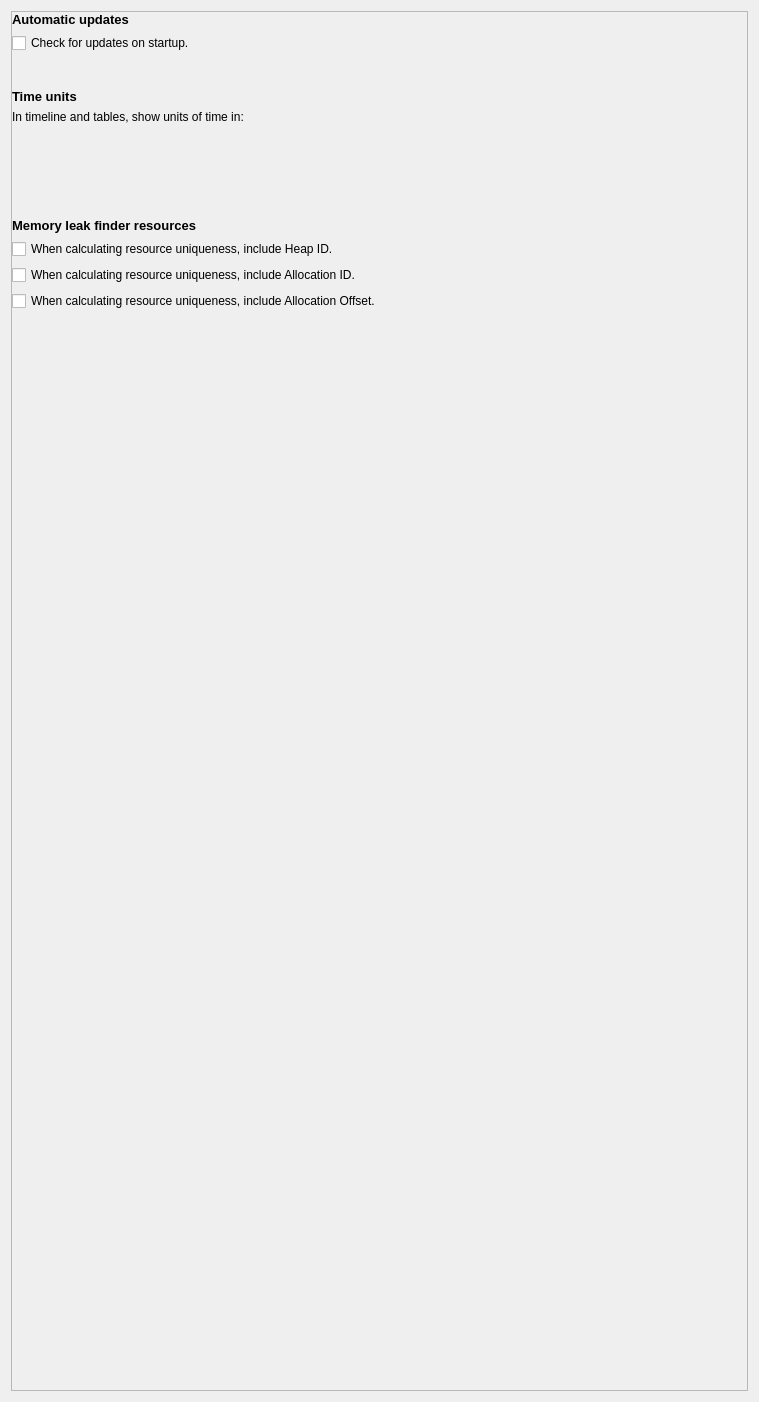
<?xml version="1.0" encoding="UTF-8"?>
<ui version="4.0">
 <class>SettingsPane</class>
 <widget class="QWidget" name="settings_pane_">
  <property name="geometry">
   <rect>
    <x>0</x>
    <y>0</y>
    <width>759</width>
    <height>1402</height>
   </rect>
  </property>
  <layout class="QVBoxLayout" name="root_widget_layout_">
   <item>
    <widget class="QScrollArea" name="main_scroll_area_">
     <property name="widgetResizable">
      <bool>true</bool>
     </property>
     <widget class="QWidget" name="main_content_">
      <property name="geometry">
       <rect>
        <x>0</x>
        <y>0</y>
        <width>735</width>
        <height>1045</height>
       </rect>
      </property>
      <property name="sizePolicy">
       <sizepolicy hsizetype="Preferred" vsizetype="Fixed">
        <horstretch>0</horstretch>
        <verstretch>0</verstretch>
       </sizepolicy>
      </property>
      <layout class="QVBoxLayout" name="vertical_layout_" stretch="0,0,0,0,0,0,0,0,0,0,0,0,0">
       <property name="leftMargin">
        <number>0</number>
       </property>
       <property name="topMargin">
        <number>0</number>
       </property>
       <property name="rightMargin">
        <number>0</number>
       </property>
       <property name="bottomMargin">
        <number>0</number>
       </property>
       <item>
        <widget class="ScaledLabel" name="check_for_updates_on_startup_title_">
         <property name="sizePolicy">
          <sizepolicy hsizetype="Minimum" vsizetype="Fixed">
           <horstretch>0</horstretch>
           <verstretch>0</verstretch>
          </sizepolicy>
         </property>
         <property name="font">
          <font>
           <pointsize>10</pointsize>
           <weight>75</weight>
           <bold>true</bold>
          </font>
         </property>
         <property name="text">
          <string>Automatic updates</string>
         </property>
        </widget>
       </item>
       <item>
        <widget class="QWidget" name="automatic_updates_wrapper_" native="true">
         <layout class="QHBoxLayout" name="horizontal_layout_3_">
          <property name="leftMargin">
           <number>0</number>
          </property>
          <property name="topMargin">
           <number>0</number>
          </property>
          <property name="rightMargin">
           <number>0</number>
          </property>
          <property name="bottomMargin">
           <number>0</number>
          </property>
          <item>
           <widget class="RMVColoredCheckbox" name="check_for_updates_on_startup_checkbox_">
            <property name="sizePolicy">
             <sizepolicy hsizetype="Fixed" vsizetype="Fixed">
              <horstretch>0</horstretch>
              <verstretch>0</verstretch>
             </sizepolicy>
            </property>
            <property name="text">
             <string>Check for updates on startup.</string>
            </property>
           </widget>
          </item>
          <item>
           <spacer name="horizontal_spacer_2_">
            <property name="orientation">
             <enum>Qt::Horizontal</enum>
            </property>
            <property name="sizeHint" stdset="0">
             <size>
              <width>40</width>
              <height>20</height>
             </size>
            </property>
           </spacer>
          </item>
         </layout>
        </widget>
       </item>
       <item>
        <spacer name="vertical_spacer_5_">
         <property name="orientation">
          <enum>Qt::Vertical</enum>
         </property>
         <property name="sizeType">
          <enum>QSizePolicy::Fixed</enum>
         </property>
         <property name="sizeHint" stdset="0">
          <size>
           <width>20</width>
           <height>30</height>
          </size>
         </property>
        </spacer>
       </item>
       <item>
        <widget class="ScaledLabel" name="unit_label_">
         <property name="sizePolicy">
          <sizepolicy hsizetype="Minimum" vsizetype="Fixed">
           <horstretch>0</horstretch>
           <verstretch>0</verstretch>
          </sizepolicy>
         </property>
         <property name="font">
          <font>
           <pointsize>10</pointsize>
           <weight>75</weight>
           <bold>true</bold>
          </font>
         </property>
         <property name="text">
          <string>Time units</string>
         </property>
         <property name="scaledContents">
          <bool>false</bool>
         </property>
         <property name="indent">
          <number>0</number>
         </property>
        </widget>
       </item>
       <item>
        <widget class="ScaledLabel" name="unit_description_label_">
         <property name="sizePolicy">
          <sizepolicy hsizetype="Minimum" vsizetype="Fixed">
           <horstretch>0</horstretch>
           <verstretch>0</verstretch>
          </sizepolicy>
         </property>
         <property name="text">
          <string>In timeline and tables, show units of time in:</string>
         </property>
         <property name="indent">
          <number>0</number>
         </property>
        </widget>
       </item>
       <item>
        <spacer name="vertical_spacer_6_">
         <property name="orientation">
          <enum>Qt::Vertical</enum>
         </property>
         <property name="sizeType">
          <enum>QSizePolicy::Fixed</enum>
         </property>
         <property name="sizeHint" stdset="0">
          <size>
           <width>20</width>
           <height>2</height>
          </size>
         </property>
        </spacer>
       </item>
       <item>
        <layout class="QHBoxLayout" name="horizontal_layout_1_">
         <property name="spacing">
          <number>0</number>
         </property>
         <property name="leftMargin">
          <number>0</number>
         </property>
         <property name="topMargin">
          <number>0</number>
         </property>
         <property name="rightMargin">
          <number>0</number>
         </property>
         <property name="bottomMargin">
          <number>0</number>
         </property>
         <item>
          <widget class="ArrowIconComboBox" name="units_combo_push_button_" native="true">
           <property name="sizePolicy">
            <sizepolicy hsizetype="Fixed" vsizetype="Fixed">
             <horstretch>0</horstretch>
             <verstretch>0</verstretch>
            </sizepolicy>
           </property>
           <property name="text" stdset="0">
            <string>Clocks</string>
           </property>
          </widget>
         </item>
         <item>
          <spacer name="horizontal_spacer_3_">
           <property name="orientation">
            <enum>Qt::Horizontal</enum>
           </property>
           <property name="sizeHint" stdset="0">
            <size>
             <width>40</width>
             <height>20</height>
            </size>
           </property>
          </spacer>
         </item>
        </layout>
       </item>
       <item>
        <spacer name="vertical_spacer_2_">
         <property name="orientation">
          <enum>Qt::Vertical</enum>
         </property>
         <property name="sizeType">
          <enum>QSizePolicy::Fixed</enum>
         </property>
         <property name="sizeHint" stdset="0">
          <size>
           <width>20</width>
           <height>30</height>
          </size>
         </property>
        </spacer>
       </item>
       <item>
        <spacer name="vertical_spacer_3_">
         <property name="orientation">
          <enum>Qt::Vertical</enum>
         </property>
         <property name="sizeType">
          <enum>QSizePolicy::Fixed</enum>
         </property>
         <property name="sizeHint" stdset="0">
          <size>
           <width>20</width>
           <height>30</height>
          </size>
         </property>
        </spacer>
       </item>
       <item>
        <widget class="ScaledLabel" name="memory_leak_title_">
         <property name="sizePolicy">
          <sizepolicy hsizetype="Minimum" vsizetype="Fixed">
           <horstretch>0</horstretch>
           <verstretch>0</verstretch>
          </sizepolicy>
         </property>
         <property name="font">
          <font>
           <pointsize>10</pointsize>
           <weight>75</weight>
           <bold>true</bold>
          </font>
         </property>
         <property name="text">
          <string>Memory leak finder resources</string>
         </property>
        </widget>
       </item>
       <item>
        <widget class="QWidget" name="heap_uniqueness_wrapper_" native="true">
         <layout class="QHBoxLayout" name="horizontal_layout_4_">
          <property name="leftMargin">
           <number>0</number>
          </property>
          <property name="topMargin">
           <number>0</number>
          </property>
          <property name="rightMargin">
           <number>0</number>
          </property>
          <property name="bottomMargin">
           <number>0</number>
          </property>
          <item>
           <widget class="RMVColoredCheckbox" name="heap_uniqueness_checkbox_">
            <property name="sizePolicy">
             <sizepolicy hsizetype="Fixed" vsizetype="Fixed">
              <horstretch>0</horstretch>
              <verstretch>0</verstretch>
             </sizepolicy>
            </property>
            <property name="text">
             <string>When calculating resource uniqueness, include Heap ID.</string>
            </property>
           </widget>
          </item>
          <item>
           <spacer name="horizontal_spacer_5_">
            <property name="orientation">
             <enum>Qt::Horizontal</enum>
            </property>
            <property name="sizeHint" stdset="0">
             <size>
              <width>534</width>
              <height>20</height>
             </size>
            </property>
           </spacer>
          </item>
         </layout>
        </widget>
       </item>
       <item>
        <widget class="QWidget" name="allocation_uniqueness_wrapper_" native="true">
         <layout class="QHBoxLayout" name="horizontal_layout_5_">
          <property name="leftMargin">
           <number>0</number>
          </property>
          <property name="topMargin">
           <number>0</number>
          </property>
          <property name="rightMargin">
           <number>0</number>
          </property>
          <property name="bottomMargin">
           <number>0</number>
          </property>
          <item>
           <widget class="RMVColoredCheckbox" name="allocation_uniqueness_checkbox_">
            <property name="sizePolicy">
             <sizepolicy hsizetype="Fixed" vsizetype="Fixed">
              <horstretch>0</horstretch>
              <verstretch>0</verstretch>
             </sizepolicy>
            </property>
            <property name="text">
             <string>When calculating resource uniqueness, include Allocation ID.</string>
            </property>
           </widget>
          </item>
          <item>
           <spacer name="horizontal_spacer_6_">
            <property name="orientation">
             <enum>Qt::Horizontal</enum>
            </property>
            <property name="sizeHint" stdset="0">
             <size>
              <width>534</width>
              <height>20</height>
             </size>
            </property>
           </spacer>
          </item>
         </layout>
        </widget>
       </item>
       <item>
        <widget class="QWidget" name="offset_uniqueness_wrapper_" native="true">
         <layout class="QHBoxLayout" name="horizontal_layout_6_">
          <property name="leftMargin">
           <number>0</number>
          </property>
          <property name="topMargin">
           <number>0</number>
          </property>
          <property name="rightMargin">
           <number>0</number>
          </property>
          <property name="bottomMargin">
           <number>0</number>
          </property>
          <item>
           <widget class="RMVColoredCheckbox" name="offset_uniqueness_checkbox_">
            <property name="sizePolicy">
             <sizepolicy hsizetype="Fixed" vsizetype="Fixed">
              <horstretch>0</horstretch>
              <verstretch>0</verstretch>
             </sizepolicy>
            </property>
            <property name="text">
             <string>When calculating resource uniqueness, include Allocation Offset.</string>
            </property>
           </widget>
          </item>
          <item>
           <spacer name="horizontal_spacer_7_">
            <property name="orientation">
             <enum>Qt::Horizontal</enum>
            </property>
            <property name="sizeHint" stdset="0">
             <size>
              <width>534</width>
              <height>20</height>
             </size>
            </property>
           </spacer>
          </item>
         </layout>
        </widget>
       </item>
      </layout>
     </widget>
    </widget>
   </item>
  </layout>
 </widget>
 <customwidgets>
  <customwidget>
   <class>ArrowIconComboBox</class>
   <extends>QWidget</extends>
   <header>qt_common/custom_widgets/arrow_icon_combo_box.h</header>
   <container>1</container>
  </customwidget>
  <customwidget>
   <class>ScaledLabel</class>
   <extends>QLabel</extends>
   <header>qt_common/custom_widgets/scaled_label.h</header>
  </customwidget>
  <customwidget>
   <class>RMVColoredCheckbox</class>
   <extends>QCheckBox</extends>
   <header>views/custom_widgets/rmv_colored_checkbox.h</header>
  </customwidget>
 </customwidgets>
 <resources>
  <include location="resources.qrc"/>
 </resources>
 <connections/>
</ui>
